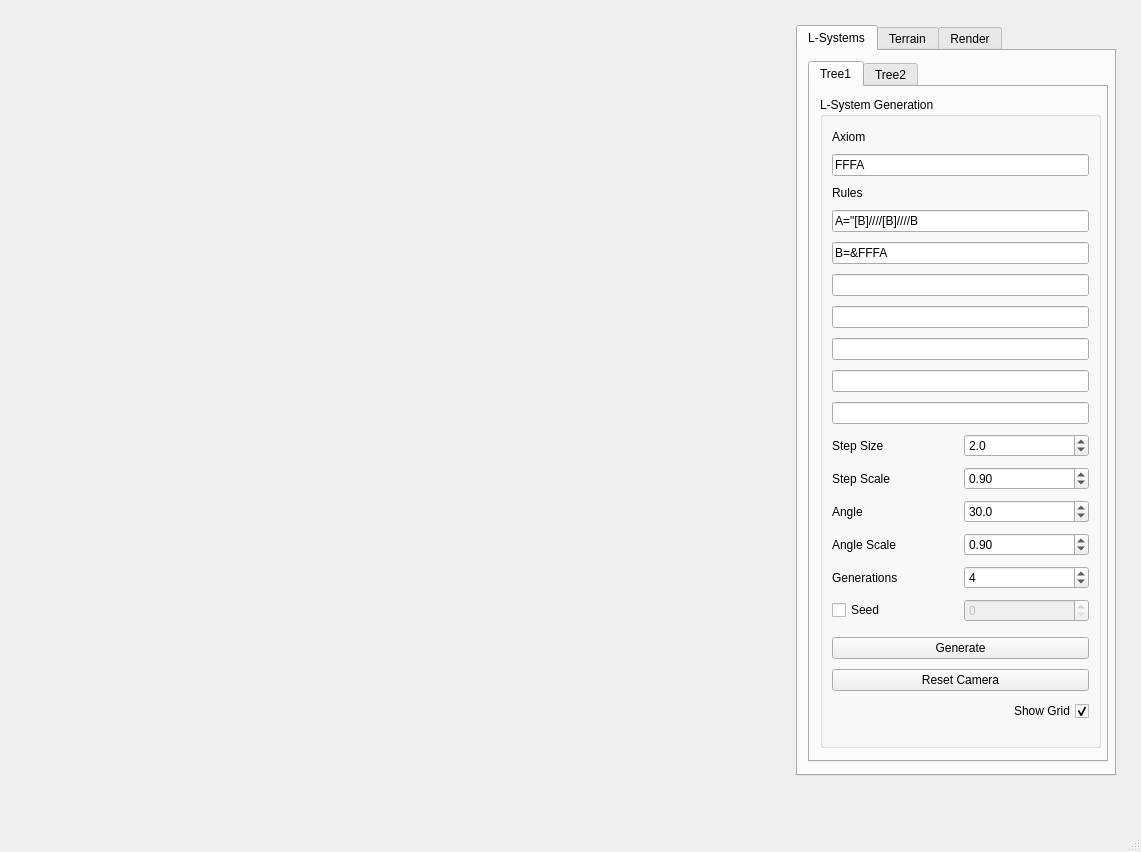
<?xml version="1.0" encoding="UTF-8"?>
<ui version="4.0">
 <class>MainWindow</class>
 <widget class="QMainWindow" name="MainWindow">
  <property name="geometry">
   <rect>
    <x>0</x>
    <y>0</y>
    <width>1141</width>
    <height>852</height>
   </rect>
  </property>
  <property name="windowTitle">
   <string>Forest Generator</string>
  </property>
  <widget class="QWidget" name="centralwidget">
   <layout class="QGridLayout" name="s_mainWindowGridLayout">
    <item row="0" column="3">
     <widget class="QFrame" name="frame">
      <property name="sizePolicy">
       <sizepolicy hsizetype="Fixed" vsizetype="Preferred">
        <horstretch>0</horstretch>
        <verstretch>0</verstretch>
       </sizepolicy>
      </property>
      <property name="frameShape">
       <enum>QFrame::StyledPanel</enum>
      </property>
      <property name="frameShadow">
       <enum>QFrame::Raised</enum>
      </property>
     </widget>
    </item>
    <item row="0" column="0">
     <spacer name="mainSpacer">
      <property name="orientation">
       <enum>Qt::Horizontal</enum>
      </property>
      <property name="sizeType">
       <enum>QSizePolicy::MinimumExpanding</enum>
      </property>
      <property name="sizeHint" stdset="0">
       <size>
        <width>765</width>
        <height>527</height>
       </size>
      </property>
     </spacer>
    </item>
    <item row="0" column="2">
     <widget class="QWidget" name="controlBox" native="true">
      <property name="sizePolicy">
       <sizepolicy hsizetype="Fixed" vsizetype="Fixed">
        <horstretch>0</horstretch>
        <verstretch>0</verstretch>
       </sizepolicy>
      </property>
      <property name="minimumSize">
       <size>
        <width>330</width>
        <height>780</height>
       </size>
      </property>
      <widget class="QTabWidget" name="m_superTab">
       <property name="geometry">
        <rect>
         <x>0</x>
         <y>0</y>
         <width>320</width>
         <height>751</height>
        </rect>
       </property>
       <property name="sizePolicy">
        <sizepolicy hsizetype="Fixed" vsizetype="MinimumExpanding">
         <horstretch>0</horstretch>
         <verstretch>0</verstretch>
        </sizepolicy>
       </property>
       <property name="minimumSize">
        <size>
         <width>320</width>
         <height>688</height>
        </size>
       </property>
       <property name="tabPosition">
        <enum>QTabWidget::North</enum>
       </property>
       <property name="tabShape">
        <enum>QTabWidget::Rounded</enum>
       </property>
       <property name="currentIndex">
        <number>0</number>
       </property>
       <widget class="QWidget" name="LSystemsTab">
        <attribute name="title">
         <string>L-Systems</string>
        </attribute>
        <widget class="QTabWidget" name="m_treeTab">
         <property name="geometry">
          <rect>
           <x>10</x>
           <y>10</y>
           <width>300</width>
           <height>701</height>
          </rect>
         </property>
         <property name="sizePolicy">
          <sizepolicy hsizetype="Fixed" vsizetype="Fixed">
           <horstretch>0</horstretch>
           <verstretch>0</verstretch>
          </sizepolicy>
         </property>
         <property name="minimumSize">
          <size>
           <width>300</width>
           <height>300</height>
          </size>
         </property>
         <property name="currentIndex">
          <number>0</number>
         </property>
         <widget class="QWidget" name="treeTab1">
          <attribute name="title">
           <string>Tree1</string>
          </attribute>
          <widget class="QGroupBox" name="LSystemBox_1">
           <property name="geometry">
            <rect>
             <x>10</x>
             <y>10</y>
             <width>281</width>
             <height>651</height>
            </rect>
           </property>
           <property name="sizePolicy">
            <sizepolicy hsizetype="Preferred" vsizetype="Fixed">
             <horstretch>0</horstretch>
             <verstretch>0</verstretch>
            </sizepolicy>
           </property>
           <property name="title">
            <string>L-System Generation</string>
           </property>
           <layout class="QGridLayout" name="gridLayout">
            <item row="4" column="0">
             <widget class="QLineEdit" name="m_rule2_1">
              <property name="sizePolicy">
               <sizepolicy hsizetype="Minimum" vsizetype="Fixed">
                <horstretch>0</horstretch>
                <verstretch>0</verstretch>
               </sizepolicy>
              </property>
              <property name="text">
               <string>B=&amp;FFFA</string>
              </property>
             </widget>
            </item>
            <item row="13" column="0">
             <widget class="QLineEdit" name="m_rule5_1">
              <property name="sizePolicy">
               <sizepolicy hsizetype="Minimum" vsizetype="Fixed">
                <horstretch>0</horstretch>
                <verstretch>0</verstretch>
               </sizepolicy>
              </property>
             </widget>
            </item>
            <item row="18" column="0">
             <layout class="QHBoxLayout" name="stepScaleBox_1">
              <item>
               <widget class="QLabel" name="stepScaleLabel_1">
                <property name="text">
                 <string>Step Scale</string>
                </property>
               </widget>
              </item>
              <item>
               <widget class="QDoubleSpinBox" name="m_stepScale_1">
                <property name="singleStep">
                 <double>0.010000000000000</double>
                </property>
                <property name="value">
                 <double>0.900000000000000</double>
                </property>
               </widget>
              </item>
             </layout>
            </item>
            <item row="21" column="0">
             <layout class="QHBoxLayout" name="angleBox_1">
              <item>
               <widget class="QLabel" name="angleLabel_1">
                <property name="text">
                 <string>Angle</string>
                </property>
               </widget>
              </item>
              <item>
               <widget class="QDoubleSpinBox" name="m_angle_1">
                <property name="decimals">
                 <number>1</number>
                </property>
                <property name="value">
                 <double>30.000000000000000</double>
                </property>
               </widget>
              </item>
             </layout>
            </item>
            <item row="7" column="0">
             <widget class="QLineEdit" name="m_rule3_1">
              <property name="sizePolicy">
               <sizepolicy hsizetype="Minimum" vsizetype="Fixed">
                <horstretch>0</horstretch>
                <verstretch>0</verstretch>
               </sizepolicy>
              </property>
             </widget>
            </item>
            <item row="8" column="0">
             <widget class="QLineEdit" name="m_rule4_1">
              <property name="sizePolicy">
               <sizepolicy hsizetype="Minimum" vsizetype="Fixed">
                <horstretch>0</horstretch>
                <verstretch>0</verstretch>
               </sizepolicy>
              </property>
             </widget>
            </item>
            <item row="26" column="0">
             <layout class="QHBoxLayout" name="generationsBox_1">
              <item>
               <widget class="QLabel" name="generationsLabel_1">
                <property name="text">
                 <string>Generations</string>
                </property>
               </widget>
              </item>
              <item>
               <widget class="QSpinBox" name="m_generation_1">
                <property name="value">
                 <number>4</number>
                </property>
               </widget>
              </item>
             </layout>
            </item>
            <item row="15" column="0">
             <widget class="QLineEdit" name="m_rule7_1">
              <property name="sizePolicy">
               <sizepolicy hsizetype="Minimum" vsizetype="Fixed">
                <horstretch>0</horstretch>
                <verstretch>0</verstretch>
               </sizepolicy>
              </property>
             </widget>
            </item>
            <item row="2" column="0">
             <widget class="QLabel" name="rulesLabel_1">
              <property name="sizePolicy">
               <sizepolicy hsizetype="Preferred" vsizetype="Fixed">
                <horstretch>0</horstretch>
                <verstretch>0</verstretch>
               </sizepolicy>
              </property>
              <property name="text">
               <string>Rules</string>
              </property>
             </widget>
            </item>
            <item row="28" column="0">
             <spacer name="verticalSpacer">
              <property name="orientation">
               <enum>Qt::Vertical</enum>
              </property>
              <property name="sizeType">
               <enum>QSizePolicy::Fixed</enum>
              </property>
              <property name="sizeHint" stdset="0">
               <size>
                <width>20</width>
                <height>5</height>
               </size>
              </property>
             </spacer>
            </item>
            <item row="14" column="0">
             <widget class="QLineEdit" name="m_rule6_1">
              <property name="sizePolicy">
               <sizepolicy hsizetype="Minimum" vsizetype="Fixed">
                <horstretch>0</horstretch>
                <verstretch>0</verstretch>
               </sizepolicy>
              </property>
             </widget>
            </item>
            <item row="3" column="0">
             <widget class="QLineEdit" name="m_rule1_1">
              <property name="sizePolicy">
               <sizepolicy hsizetype="Minimum" vsizetype="Fixed">
                <horstretch>0</horstretch>
                <verstretch>0</verstretch>
               </sizepolicy>
              </property>
              <property name="text">
               <string>A=&quot;[B]////[B]////B</string>
              </property>
             </widget>
            </item>
            <item row="29" column="0">
             <widget class="QPushButton" name="m_generate_1">
              <property name="text">
               <string>Generate</string>
              </property>
             </widget>
            </item>
            <item row="27" column="0">
             <layout class="QHBoxLayout" name="seedBox_1">
              <item>
               <widget class="QCheckBox" name="m_seedToggle_1">
                <property name="text">
                 <string>Seed</string>
                </property>
               </widget>
              </item>
              <item>
               <widget class="QSpinBox" name="m_seed_1">
                <property name="enabled">
                 <bool>false</bool>
                </property>
               </widget>
              </item>
             </layout>
            </item>
            <item row="1" column="0">
             <widget class="QLineEdit" name="m_axiom_1">
              <property name="sizePolicy">
               <sizepolicy hsizetype="Minimum" vsizetype="Fixed">
                <horstretch>0</horstretch>
                <verstretch>0</verstretch>
               </sizepolicy>
              </property>
              <property name="text">
               <string>FFFA</string>
              </property>
              <property name="maxLength">
               <number>32765</number>
              </property>
             </widget>
            </item>
            <item row="24" column="0">
             <layout class="QHBoxLayout" name="angleScaleBox_1">
              <item>
               <widget class="QLabel" name="angleScaleLabel_1">
                <property name="text">
                 <string>Angle Scale</string>
                </property>
               </widget>
              </item>
              <item>
               <widget class="QDoubleSpinBox" name="m_angleScale_1">
                <property name="singleStep">
                 <double>0.010000000000000</double>
                </property>
                <property name="value">
                 <double>0.900000000000000</double>
                </property>
               </widget>
              </item>
             </layout>
            </item>
            <item row="30" column="0">
             <widget class="QPushButton" name="m_resetCamera_1">
              <property name="text">
               <string>Reset Camera</string>
              </property>
             </widget>
            </item>
            <item row="0" column="0">
             <widget class="QLabel" name="axiomLabel_1">
              <property name="sizePolicy">
               <sizepolicy hsizetype="Preferred" vsizetype="Fixed">
                <horstretch>0</horstretch>
                <verstretch>0</verstretch>
               </sizepolicy>
              </property>
              <property name="text">
               <string>Axiom</string>
              </property>
             </widget>
            </item>
            <item row="17" column="0">
             <layout class="QHBoxLayout" name="stepSizeBox_1">
              <item>
               <widget class="QLabel" name="stepSizeLabel_1">
                <property name="text">
                 <string>Step Size</string>
                </property>
               </widget>
              </item>
              <item>
               <widget class="QDoubleSpinBox" name="m_stepSize_1">
                <property name="decimals">
                 <number>1</number>
                </property>
                <property name="singleStep">
                 <double>0.100000000000000</double>
                </property>
                <property name="value">
                 <double>2.000000000000000</double>
                </property>
               </widget>
              </item>
             </layout>
            </item>
            <item row="31" column="0">
             <widget class="QCheckBox" name="m_grid_1">
              <property name="layoutDirection">
               <enum>Qt::RightToLeft</enum>
              </property>
              <property name="text">
               <string>Show Grid</string>
              </property>
              <property name="checked">
               <bool>true</bool>
              </property>
             </widget>
            </item>
           </layout>
          </widget>
         </widget>
         <widget class="QWidget" name="treeTab2">
          <attribute name="title">
           <string>Tree2</string>
          </attribute>
          <widget class="QGroupBox" name="LSystemBox_2">
           <property name="geometry">
            <rect>
             <x>10</x>
             <y>10</y>
             <width>281</width>
             <height>651</height>
            </rect>
           </property>
           <property name="sizePolicy">
            <sizepolicy hsizetype="Preferred" vsizetype="Fixed">
             <horstretch>0</horstretch>
             <verstretch>0</verstretch>
            </sizepolicy>
           </property>
           <property name="title">
            <string>L-System Generation</string>
           </property>
           <layout class="QGridLayout" name="gridLayout_2">
            <item row="2" column="0">
             <widget class="QLabel" name="rulesLabel_2">
              <property name="sizePolicy">
               <sizepolicy hsizetype="Preferred" vsizetype="Fixed">
                <horstretch>0</horstretch>
                <verstretch>0</verstretch>
               </sizepolicy>
              </property>
              <property name="text">
               <string>Rules</string>
              </property>
             </widget>
            </item>
            <item row="24" column="0">
             <widget class="QPushButton" name="m_resetCamera_2">
              <property name="text">
               <string>Reset Camera</string>
              </property>
             </widget>
            </item>
            <item row="23" column="0">
             <widget class="QPushButton" name="m_generate_2">
              <property name="text">
               <string>Generate</string>
              </property>
             </widget>
            </item>
            <item row="11" column="0">
             <layout class="QHBoxLayout" name="stepSizeBox_2">
              <item>
               <widget class="QLabel" name="stepSizeLabel_2">
                <property name="text">
                 <string>Step Size</string>
                </property>
               </widget>
              </item>
              <item>
               <widget class="QDoubleSpinBox" name="m_stepSize_2">
                <property name="decimals">
                 <number>1</number>
                </property>
                <property name="singleStep">
                 <double>0.100000000000000</double>
                </property>
                <property name="value">
                 <double>1.000000000000000</double>
                </property>
               </widget>
              </item>
             </layout>
            </item>
            <item row="18" column="0">
             <layout class="QHBoxLayout" name="angleScaleBox_2">
              <item>
               <widget class="QLabel" name="angleScaleLabel_2">
                <property name="text">
                 <string>Angle Scale</string>
                </property>
               </widget>
              </item>
              <item>
               <widget class="QDoubleSpinBox" name="m_angleScale_2">
                <property name="singleStep">
                 <double>0.010000000000000</double>
                </property>
                <property name="value">
                 <double>0.900000000000000</double>
                </property>
               </widget>
              </item>
             </layout>
            </item>
            <item row="7" column="0">
             <widget class="QLineEdit" name="m_rule5_2">
              <property name="sizePolicy">
               <sizepolicy hsizetype="Minimum" vsizetype="Fixed">
                <horstretch>0</horstretch>
                <verstretch>0</verstretch>
               </sizepolicy>
              </property>
             </widget>
            </item>
            <item row="10" column="0">
             <widget class="QLineEdit" name="m_rule7_2">
              <property name="sizePolicy">
               <sizepolicy hsizetype="Minimum" vsizetype="Fixed">
                <horstretch>0</horstretch>
                <verstretch>0</verstretch>
               </sizepolicy>
              </property>
             </widget>
            </item>
            <item row="9" column="0">
             <widget class="QLineEdit" name="m_rule6_2">
              <property name="sizePolicy">
               <sizepolicy hsizetype="Minimum" vsizetype="Fixed">
                <horstretch>0</horstretch>
                <verstretch>0</verstretch>
               </sizepolicy>
              </property>
             </widget>
            </item>
            <item row="15" column="0">
             <layout class="QHBoxLayout" name="angleBox_2">
              <item>
               <widget class="QLabel" name="angleLabel_2">
                <property name="text">
                 <string>Angle</string>
                </property>
               </widget>
              </item>
              <item>
               <widget class="QDoubleSpinBox" name="m_angle_2">
                <property name="decimals">
                 <number>1</number>
                </property>
                <property name="value">
                 <double>25.000000000000000</double>
                </property>
               </widget>
              </item>
             </layout>
            </item>
            <item row="12" column="0">
             <layout class="QHBoxLayout" name="stepScaleBox_2">
              <item>
               <widget class="QLabel" name="stepScaleLabel_2">
                <property name="text">
                 <string>Step Scale</string>
                </property>
               </widget>
              </item>
              <item>
               <widget class="QDoubleSpinBox" name="m_stepScale_2">
                <property name="singleStep">
                 <double>0.010000000000000</double>
                </property>
                <property name="value">
                 <double>0.900000000000000</double>
                </property>
               </widget>
              </item>
             </layout>
            </item>
            <item row="6" column="0">
             <widget class="QLineEdit" name="m_rule4_2">
              <property name="sizePolicy">
               <sizepolicy hsizetype="Minimum" vsizetype="Fixed">
                <horstretch>0</horstretch>
                <verstretch>0</verstretch>
               </sizepolicy>
              </property>
              <property name="text">
               <string/>
              </property>
             </widget>
            </item>
            <item row="20" column="0">
             <layout class="QHBoxLayout" name="generationsBox_2">
              <item>
               <widget class="QLabel" name="generationsLabel_2">
                <property name="text">
                 <string>Generations</string>
                </property>
               </widget>
              </item>
              <item>
               <widget class="QSpinBox" name="m_generation_2">
                <property name="value">
                 <number>6</number>
                </property>
               </widget>
              </item>
             </layout>
            </item>
            <item row="4" column="0">
             <widget class="QLineEdit" name="m_rule2_2">
              <property name="sizePolicy">
               <sizepolicy hsizetype="Minimum" vsizetype="Fixed">
                <horstretch>0</horstretch>
                <verstretch>0</verstretch>
               </sizepolicy>
              </property>
              <property name="text">
               <string>F=FF</string>
              </property>
             </widget>
            </item>
            <item row="1" column="0">
             <widget class="QLineEdit" name="m_axiom_2">
              <property name="sizePolicy">
               <sizepolicy hsizetype="Minimum" vsizetype="Fixed">
                <horstretch>0</horstretch>
                <verstretch>0</verstretch>
               </sizepolicy>
              </property>
              <property name="text">
               <string>///A</string>
              </property>
              <property name="maxLength">
               <number>32765</number>
              </property>
             </widget>
            </item>
            <item row="3" column="0">
             <widget class="QLineEdit" name="m_rule1_2">
              <property name="sizePolicy">
               <sizepolicy hsizetype="Minimum" vsizetype="Fixed">
                <horstretch>0</horstretch>
                <verstretch>0</verstretch>
               </sizepolicy>
              </property>
              <property name="text">
               <string>A=F&amp;[[A]^A]^F^[^FA]&amp;A</string>
              </property>
             </widget>
            </item>
            <item row="5" column="0">
             <widget class="QLineEdit" name="m_rule3_2">
              <property name="sizePolicy">
               <sizepolicy hsizetype="Minimum" vsizetype="Fixed">
                <horstretch>0</horstretch>
                <verstretch>0</verstretch>
               </sizepolicy>
              </property>
             </widget>
            </item>
            <item row="0" column="0">
             <widget class="QLabel" name="axiomLabel_2">
              <property name="sizePolicy">
               <sizepolicy hsizetype="Preferred" vsizetype="Fixed">
                <horstretch>0</horstretch>
                <verstretch>0</verstretch>
               </sizepolicy>
              </property>
              <property name="text">
               <string>Axiom</string>
              </property>
             </widget>
            </item>
            <item row="22" column="0">
             <spacer name="verticalSpacer_2">
              <property name="orientation">
               <enum>Qt::Vertical</enum>
              </property>
              <property name="sizeType">
               <enum>QSizePolicy::Fixed</enum>
              </property>
              <property name="sizeHint" stdset="0">
               <size>
                <width>20</width>
                <height>5</height>
               </size>
              </property>
             </spacer>
            </item>
            <item row="21" column="0">
             <layout class="QHBoxLayout" name="seedBox_2">
              <item>
               <widget class="QCheckBox" name="m_seedToggle_2">
                <property name="text">
                 <string>Seed</string>
                </property>
               </widget>
              </item>
              <item>
               <widget class="QSpinBox" name="m_seed_2">
                <property name="enabled">
                 <bool>false</bool>
                </property>
               </widget>
              </item>
             </layout>
            </item>
            <item row="25" column="0">
             <widget class="QCheckBox" name="m_grid_2">
              <property name="layoutDirection">
               <enum>Qt::RightToLeft</enum>
              </property>
              <property name="text">
               <string>Show Grid</string>
              </property>
              <property name="checked">
               <bool>true</bool>
              </property>
             </widget>
            </item>
           </layout>
          </widget>
         </widget>
        </widget>
       </widget>
       <widget class="QWidget" name="terrainTab">
        <attribute name="title">
         <string>Terrain</string>
        </attribute>
        <widget class="QTabWidget" name="m_terraintTab">
         <property name="geometry">
          <rect>
           <x>10</x>
           <y>10</y>
           <width>301</width>
           <height>701</height>
          </rect>
         </property>
         <property name="tabPosition">
          <enum>QTabWidget::North</enum>
         </property>
         <property name="currentIndex">
          <number>0</number>
         </property>
         <widget class="QWidget" name="terrainGenTab">
          <attribute name="title">
           <string>Terrain Generation</string>
          </attribute>
          <widget class="QGroupBox" name="terrainGenerationBox">
           <property name="geometry">
            <rect>
             <x>10</x>
             <y>10</y>
             <width>281</width>
             <height>651</height>
            </rect>
           </property>
           <property name="title">
            <string>Terrain Generation</string>
           </property>
           <widget class="QWidget" name="verticalLayoutWidget">
            <property name="geometry">
             <rect>
              <x>10</x>
              <y>27</y>
              <width>261</width>
              <height>461</height>
             </rect>
            </property>
            <layout class="QVBoxLayout" name="terrainGeneratioLayout">
             <item>
              <layout class="QHBoxLayout" name="terrainSizeBox">
               <item>
                <widget class="QLabel" name="terrainSizeLabel">
                 <property name="text">
                  <string>Terrain Size</string>
                 </property>
                </widget>
               </item>
               <item>
                <widget class="QDoubleSpinBox" name="m_terrainSize">
                 <property name="sizePolicy">
                  <sizepolicy hsizetype="Fixed" vsizetype="Fixed">
                   <horstretch>0</horstretch>
                   <verstretch>0</verstretch>
                  </sizepolicy>
                 </property>
                 <property name="minimumSize">
                  <size>
                   <width>150</width>
                   <height>0</height>
                  </size>
                 </property>
                 <property name="decimals">
                  <number>0</number>
                 </property>
                 <property name="maximum">
                  <double>100000.000000000000000</double>
                 </property>
                 <property name="singleStep">
                  <double>10.000000000000000</double>
                 </property>
                 <property name="value">
                  <double>2000.000000000000000</double>
                 </property>
                </widget>
               </item>
              </layout>
             </item>
             <item>
              <layout class="QHBoxLayout" name="LODBox">
               <item>
                <widget class="QLabel" name="LODLabel">
                 <property name="text">
                  <string>Base LOD</string>
                 </property>
                </widget>
               </item>
               <item>
                <widget class="QSpinBox" name="m_LOD">
                 <property name="sizePolicy">
                  <sizepolicy hsizetype="Fixed" vsizetype="Fixed">
                   <horstretch>0</horstretch>
                   <verstretch>0</verstretch>
                  </sizepolicy>
                 </property>
                 <property name="minimumSize">
                  <size>
                   <width>150</width>
                   <height>0</height>
                  </size>
                 </property>
                 <property name="minimum">
                  <number>1</number>
                 </property>
                 <property name="maximum">
                  <number>10</number>
                 </property>
                 <property name="value">
                  <number>7</number>
                 </property>
                </widget>
               </item>
              </layout>
             </item>
             <item>
              <layout class="QHBoxLayout" name="octaveCountBox">
               <item>
                <widget class="QLabel" name="octaveCountLabel">
                 <property name="text">
                  <string>Octave Count</string>
                 </property>
                </widget>
               </item>
               <item>
                <widget class="QSpinBox" name="m_octaves">
                 <property name="sizePolicy">
                  <sizepolicy hsizetype="Fixed" vsizetype="Fixed">
                   <horstretch>0</horstretch>
                   <verstretch>0</verstretch>
                  </sizepolicy>
                 </property>
                 <property name="minimumSize">
                  <size>
                   <width>150</width>
                   <height>0</height>
                  </size>
                 </property>
                 <property name="value">
                  <number>3</number>
                 </property>
                </widget>
               </item>
              </layout>
             </item>
             <item>
              <layout class="QHBoxLayout" name="amplitudeBox">
               <item>
                <widget class="QLabel" name="amplitudeLabel">
                 <property name="text">
                  <string>Amplitude</string>
                 </property>
                </widget>
               </item>
               <item>
                <widget class="QDoubleSpinBox" name="m_amplitude">
                 <property name="sizePolicy">
                  <sizepolicy hsizetype="Fixed" vsizetype="Fixed">
                   <horstretch>0</horstretch>
                   <verstretch>0</verstretch>
                  </sizepolicy>
                 </property>
                 <property name="minimumSize">
                  <size>
                   <width>150</width>
                   <height>0</height>
                  </size>
                 </property>
                 <property name="decimals">
                  <number>1</number>
                 </property>
                 <property name="maximum">
                  <double>99999.000000000000000</double>
                 </property>
                 <property name="singleStep">
                  <double>10.000000000000000</double>
                 </property>
                 <property name="value">
                  <double>50.000000000000000</double>
                 </property>
                </widget>
               </item>
              </layout>
             </item>
             <item>
              <layout class="QHBoxLayout" name="frequencyBox">
               <item>
                <widget class="QLabel" name="frequencyLabel">
                 <property name="text">
                  <string>Frequency</string>
                 </property>
                </widget>
               </item>
               <item>
                <widget class="QDoubleSpinBox" name="m_frequency">
                 <property name="sizePolicy">
                  <sizepolicy hsizetype="Fixed" vsizetype="Fixed">
                   <horstretch>0</horstretch>
                   <verstretch>0</verstretch>
                  </sizepolicy>
                 </property>
                 <property name="minimumSize">
                  <size>
                   <width>150</width>
                   <height>0</height>
                  </size>
                 </property>
                 <property name="decimals">
                  <number>3</number>
                 </property>
                 <property name="minimum">
                  <double>-100.000000000000000</double>
                 </property>
                 <property name="maximum">
                  <double>100.000000000000000</double>
                 </property>
                 <property name="singleStep">
                  <double>0.010000000000000</double>
                 </property>
                 <property name="value">
                  <double>0.100000000000000</double>
                 </property>
                </widget>
               </item>
              </layout>
             </item>
             <item>
              <layout class="QHBoxLayout" name="persistenceBox">
               <item>
                <widget class="QLabel" name="persistenceLabel">
                 <property name="text">
                  <string>Persistence</string>
                 </property>
                </widget>
               </item>
               <item>
                <widget class="QDoubleSpinBox" name="m_persistence">
                 <property name="sizePolicy">
                  <sizepolicy hsizetype="Fixed" vsizetype="Fixed">
                   <horstretch>0</horstretch>
                   <verstretch>0</verstretch>
                  </sizepolicy>
                 </property>
                 <property name="minimumSize">
                  <size>
                   <width>150</width>
                   <height>0</height>
                  </size>
                 </property>
                 <property name="maximum">
                  <double>1.000000000000000</double>
                 </property>
                 <property name="singleStep">
                  <double>0.010000000000000</double>
                 </property>
                 <property name="value">
                  <double>0.800000000000000</double>
                 </property>
                </widget>
               </item>
              </layout>
             </item>
             <item>
              <layout class="QHBoxLayout" name="lacunarityBox">
               <item>
                <widget class="QLabel" name="lacunarityLabel">
                 <property name="text">
                  <string>Lacunarity</string>
                 </property>
                </widget>
               </item>
               <item>
                <widget class="QDoubleSpinBox" name="m_lacunarity">
                 <property name="sizePolicy">
                  <sizepolicy hsizetype="Fixed" vsizetype="Fixed">
                   <horstretch>0</horstretch>
                   <verstretch>0</verstretch>
                  </sizepolicy>
                 </property>
                 <property name="minimumSize">
                  <size>
                   <width>150</width>
                   <height>0</height>
                  </size>
                 </property>
                 <property name="singleStep">
                  <double>0.010000000000000</double>
                 </property>
                 <property name="value">
                  <double>0.500000000000000</double>
                 </property>
                </widget>
               </item>
              </layout>
             </item>
             <item>
              <layout class="QHBoxLayout" name="terrainSeedBox">
               <item>
                <widget class="QLabel" name="terrainSeedLabel">
                 <property name="text">
                  <string>Seed</string>
                 </property>
                </widget>
               </item>
               <item>
                <widget class="QDoubleSpinBox" name="m_terrainSeed">
                 <property name="sizePolicy">
                  <sizepolicy hsizetype="Fixed" vsizetype="Fixed">
                   <horstretch>0</horstretch>
                   <verstretch>0</verstretch>
                  </sizepolicy>
                 </property>
                 <property name="minimumSize">
                  <size>
                   <width>150</width>
                   <height>0</height>
                  </size>
                 </property>
                 <property name="minimum">
                  <double>-1000.000000000000000</double>
                 </property>
                 <property name="maximum">
                  <double>1000.000000000000000</double>
                 </property>
                </widget>
               </item>
              </layout>
             </item>
             <item>
              <widget class="QPushButton" name="m_updateTerrain">
               <property name="text">
                <string>Update Terrain</string>
               </property>
              </widget>
             </item>
             <item>
              <widget class="QPushButton" name="m_resetCamera_terrain">
               <property name="text">
                <string>Reset Camera</string>
               </property>
              </widget>
             </item>
             <item>
              <spacer name="verticalSpacer_3">
               <property name="orientation">
                <enum>Qt::Vertical</enum>
               </property>
               <property name="sizeType">
                <enum>QSizePolicy::Fixed</enum>
               </property>
               <property name="sizeHint" stdset="0">
                <size>
                 <width>10</width>
                 <height>10</height>
                </size>
               </property>
              </spacer>
             </item>
             <item>
              <layout class="QHBoxLayout" name="toleranceBox">
               <item>
                <widget class="QLabel" name="toleranceLabel">
                 <property name="text">
                  <string>LOD Tolerance</string>
                 </property>
                </widget>
               </item>
               <item>
                <widget class="QDoubleSpinBox" name="m_tolerance">
                 <property name="sizePolicy">
                  <sizepolicy hsizetype="Fixed" vsizetype="Fixed">
                   <horstretch>0</horstretch>
                   <verstretch>0</verstretch>
                  </sizepolicy>
                 </property>
                 <property name="minimumSize">
                  <size>
                   <width>150</width>
                   <height>0</height>
                  </size>
                 </property>
                 <property name="decimals">
                  <number>3</number>
                 </property>
                 <property name="minimum">
                  <double>0.000000000000000</double>
                 </property>
                 <property name="maximum">
                  <double>1000.000000000000000</double>
                 </property>
                 <property name="singleStep">
                  <double>0.010000000000000</double>
                 </property>
                 <property name="value">
                  <double>0.020000000000000</double>
                 </property>
                </widget>
               </item>
              </layout>
             </item>
             <item>
              <widget class="QCheckBox" name="m_wireframe">
               <property name="layoutDirection">
                <enum>Qt::RightToLeft</enum>
               </property>
               <property name="text">
                <string> Wireframe Mode</string>
               </property>
              </widget>
             </item>
            </layout>
           </widget>
          </widget>
         </widget>
         <widget class="QWidget" name="tab_4">
          <attribute name="title">
           <string>Forest Layout</string>
          </attribute>
          <widget class="QPushButton" name="m_resetCamera_layout">
           <property name="geometry">
            <rect>
             <x>20</x>
             <y>20</y>
             <width>257</width>
             <height>25</height>
            </rect>
           </property>
           <property name="text">
            <string>Reset Camera</string>
           </property>
          </widget>
         </widget>
        </widget>
       </widget>
       <widget class="QWidget" name="renderTab">
        <attribute name="title">
         <string>Render</string>
        </attribute>
        <widget class="QPushButton" name="m_resetCamera_render">
         <property name="geometry">
          <rect>
           <x>30</x>
           <y>20</y>
           <width>257</width>
           <height>25</height>
          </rect>
         </property>
         <property name="text">
          <string>Reset Camera</string>
         </property>
        </widget>
       </widget>
      </widget>
     </widget>
    </item>
   </layout>
   <widget class="QSplitter" name="splitter">
    <property name="geometry">
     <rect>
      <x>0</x>
      <y>0</y>
      <width>0</width>
      <height>0</height>
     </rect>
    </property>
    <property name="orientation">
     <enum>Qt::Horizontal</enum>
    </property>
   </widget>
  </widget>
  <widget class="QMenuBar" name="menubar">
   <property name="geometry">
    <rect>
     <x>0</x>
     <y>0</y>
     <width>1141</width>
     <height>25</height>
    </rect>
   </property>
  </widget>
  <widget class="QStatusBar" name="statusbar"/>
 </widget>
 <tabstops>
  <tabstop>m_superTab</tabstop>
  <tabstop>m_treeTab</tabstop>
  <tabstop>m_axiom_1</tabstop>
  <tabstop>m_rule1_1</tabstop>
  <tabstop>m_rule2_1</tabstop>
  <tabstop>m_rule3_1</tabstop>
  <tabstop>m_rule4_1</tabstop>
  <tabstop>m_rule5_1</tabstop>
  <tabstop>m_rule6_1</tabstop>
  <tabstop>m_rule7_1</tabstop>
  <tabstop>m_stepSize_1</tabstop>
  <tabstop>m_stepScale_1</tabstop>
  <tabstop>m_angle_1</tabstop>
  <tabstop>m_angleScale_1</tabstop>
  <tabstop>m_generation_1</tabstop>
  <tabstop>m_seedToggle_1</tabstop>
  <tabstop>m_seed_1</tabstop>
  <tabstop>m_generate_1</tabstop>
  <tabstop>m_resetCamera_1</tabstop>
  <tabstop>m_grid_1</tabstop>
  <tabstop>m_axiom_2</tabstop>
  <tabstop>m_rule1_2</tabstop>
  <tabstop>m_rule2_2</tabstop>
  <tabstop>m_rule3_2</tabstop>
  <tabstop>m_rule4_2</tabstop>
  <tabstop>m_rule5_2</tabstop>
  <tabstop>m_rule6_2</tabstop>
  <tabstop>m_rule7_2</tabstop>
  <tabstop>m_stepSize_2</tabstop>
  <tabstop>m_stepScale_2</tabstop>
  <tabstop>m_angle_2</tabstop>
  <tabstop>m_angleScale_2</tabstop>
  <tabstop>m_generation_2</tabstop>
  <tabstop>m_seedToggle_2</tabstop>
  <tabstop>m_seed_2</tabstop>
  <tabstop>m_generate_2</tabstop>
  <tabstop>m_resetCamera_2</tabstop>
  <tabstop>m_grid_2</tabstop>
  <tabstop>m_terrainSize</tabstop>
  <tabstop>m_octaves</tabstop>
  <tabstop>m_amplitude</tabstop>
  <tabstop>m_frequency</tabstop>
  <tabstop>m_persistence</tabstop>
  <tabstop>m_lacunarity</tabstop>
  <tabstop>m_terrainSeed</tabstop>
  <tabstop>m_LOD</tabstop>
  <tabstop>m_tolerance</tabstop>
  <tabstop>m_updateTerrain</tabstop>
  <tabstop>m_resetCamera_render</tabstop>
 </tabstops>
 <resources/>
 <connections/>
</ui>
